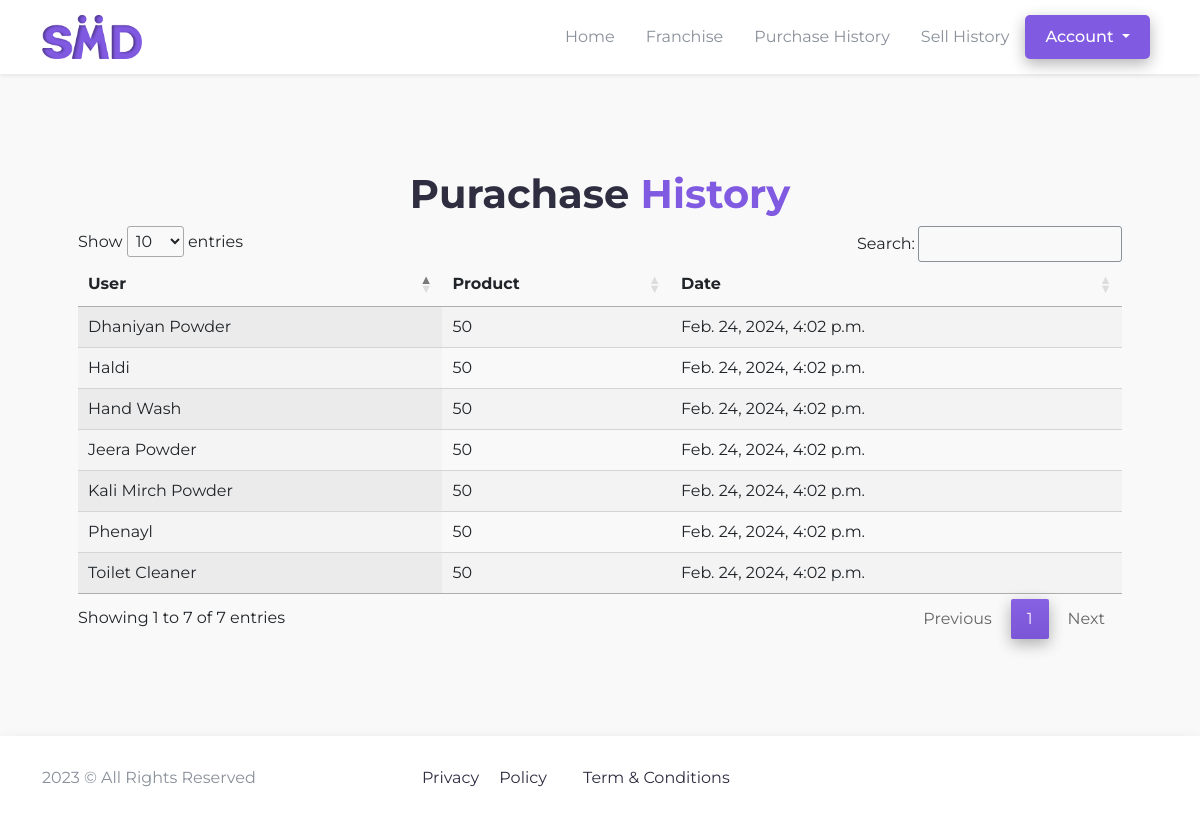
/franchise/repurchase/purchase-history (signed in), run on the app's committed database.
### franchise/models.py (models this page shows, shortened)
class RepurchaseSell(models.Model):
    id = models.AutoField(primary_key=True)
    sell = models.ForeignKey(Sell, on_delete=models.CASCADE)
    product = models.ForeignKey(Product, on_delete=models.CASCADE)
    quantity = models.PositiveIntegerField(default=0)
    created_at = models.DateTimeField(auto_now=True)

class Product(models.Model):
    id = models.AutoField(primary_key=True)
    name = models.CharField(max_length=250)
    price = models.PositiveIntegerField()
    DP = models.PositiveIntegerField()
    BV = models.PositiveIntegerField()
    def __str__(self):
        return self.name

### franchise/views.py (the view)
# urls.py: path("repurchase/purchase-history", views.repurchasePurchaseHistory, name="purchase-history"),
def repurchasePurchaseHistory(request):
    user = User.objects.get(username=request.user)
    supplier = Franchise.objects.get(user=user)
    sells = Sell.objects.filter(supplier=supplier)
    history = RepurchaseSell.objects.filter(sell__in=sells)
    context = {
        "history": history
    }
    return render(request, "repurchase/pages/purchase.html", context)

### template/repurchase/pages/purchase.html (shortened to what this page needs)
{% extends "../base.html" %}
{% block title %}Sell History{% endblock title %}{% block css %}
<link
  rel="stylesheet"
  href="https://cdn.datatables.net/1.13.6/css/jquery.dataTables.css"
/>
<link
  rel="stylesheet"
  href="https://cdn.datatables.net/responsive/2.5.0/css/responsive.bootstrap5.min.css"
/>
{% endblock css %}
{% block content %}
<section id="profile">
    <div class="container my-5 p-5">
      <h1 class="text-center">Purachase <span>History</span></h1>
      <table id="myTable" class="display">
        <thead>
          <tr>
            <th>User</th>
            <th>Product</th>
            <th>Date</th>
          </tr>
        </thead>
        <tbody>
          {% for data in history %}
             <tr>
              <td>{{ data.product}}</td>
              <td>{{ data.quantity}}</td>
              <td>{{ data.created_at}}</td>
             </tr>
          {% endfor %}
        </tbody>
      </table>
    </div>
</section>
{% endblock content %}

### static/client/css/style.css (style rules this page uses)
* { margin: 0; padding: 0; list-style-type: none; text-decoration: none !important; box-sizing: border-box; font-family: 'Montserrat', sans-serif; }
:root { --blue1: #6F83FF; --blue: #815AE2; --pink: #FF8BB9; --black: #2F2E41; --bg: #F9F1FE; --white: #FFFFFF; --grey: #89909a; --success-bg: #E6F9F1; --success: #18C57E; --bg2: #f9f9f9; }
html, body { height: 100%; width: 100%; background-color: var(--bg2); }
h1 { font-weight: 55px !important; font-weight: 700; color: var(--black); }
span { color: var(--blue); }

### data on the page
RepurchaseSell: product "Hand Wash", quantity "50", created_at "Feb. 24, 2024, 4:02 p.m."
RepurchaseSell: product "Phenayl", quantity "50", created_at "Feb. 24, 2024, 4:02 p.m."
RepurchaseSell: product "Toilet Cleaner", quantity "50", created_at "Feb. 24, 2024, 4:02 p.m."
RepurchaseSell: product "Haldi", quantity "50", created_at "Feb. 24, 2024, 4:02 p.m."
RepurchaseSell: product "Dhaniyan Powder", quantity "50", created_at "Feb. 24, 2024, 4:02 p.m."
RepurchaseSell: product "Kali Mirch Powder", quantity "50", created_at "Feb. 24, 2024, 4:02 p.m."
RepurchaseSell: product "Jeera Powder", quantity "50", created_at "Feb. 24, 2024, 4:02 p.m."
